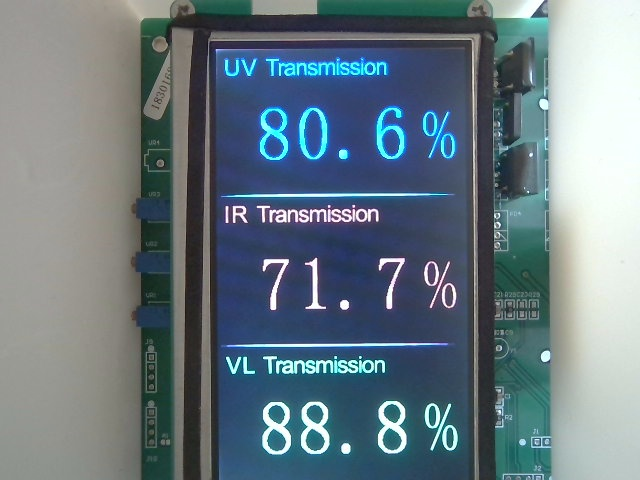
#> input picture PlatformDriver/Drive/Control/OCR_Algorithm/IMGS/Test1.jpg, 640 x 480 px, found by its file name; its folder holds only this picture in this run
$ python Checker_Images.py
#> lines starting #> are read from the running program, lines starting #| are printed output that depends on the picture; after the words box and inside, x2 and y2 are one past the last pixel; in counts of white or black regions, pixels touching at a corner belong together
### PlatformDriver/Searching_root.py
import os


def get_root_address():
    current_dir_path = os.path.dirname(os.path.abspath(__file__))
    current_dir_path = os.path.dirname(current_dir_path)
    current_dir_path = os.path.dirname(current_dir_path)
    return current_dir_path


class Searching_root:
    def __init__(self):
        self.name = get_root_address()

    def print_root(self):
        return self.name


# [2 lines that do not run on import are left out]

### PlatformDriver/Drive/Control/OCR_Algorithm/Checker_Images.py
import time
import cv2
import pytesseract
import openpyxl
import re

from PlatformDriver.Searching_root import Searching_root


def create_workBook(name):
    wb_b = openpyxl.Workbook()
    file = wb_b.active
    file.title = name
    file.append(['Number', 'UV Transmission', 'IR Transmission', 'VL Transmission', 'Time Usage', 'Threshold'])
    return wb_b, file


class Quick_OCR_Test:
    def __init__(self, num):
        self.num = num

    def Test_beign(self):
        wb, sheet = create_workBook("Testing")
        done = False
        root = Searching_root().print_root()
        # Tesseract-OCR path
        pytesseract.pytesseract.tesseract_cmd = pytesseract.pytesseract.tesseract_cmd = r"" + root + "\Platform_G1\PlatformDriver\Drive\Control\OCR_Algorithm\Tesseract-OCR\\tesseract.exe"
        index = 0
        for i in range(1, self.num + 1):
            index = index + 1
            # Image open
            img = cv2.imread(
                root + '/Platform_G1/PlatformDriver/Drive/Control/OCR_Algorithm/IMGS/Test' + str(i) + '.jpg')
#> img is the input picture: shape (480, 640, 3); mean B, G, R 130.5, 121.5, 105.1
            img = img[80:610, 250:470]
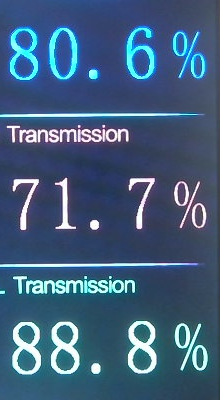
#> img: shape (400, 220, 3); mean B, G, R 124.7, 94, 65.4

            # Resizing for scan
            img = cv2.resize(img, None, fx=0.645, fy=0.645)
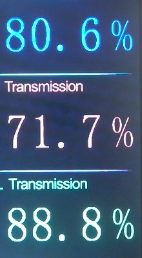
#> img: shape (258, 142, 3); mean B, G, R 124.5, 93.9, 65.2
            # threshold method for dividing the clearer color block
            tn = 0
            ti = 110
            threshold = 0
            start = time.perf_counter()
            print(i)

            while True:
                ret, r1 = cv2.threshold(img, ti + tn, 255, cv2.THRESH_BINARY)
                rz = cv2.cvtColor(r1, cv2.COLOR_BGR2GRAY)
                rez, rr = cv2.threshold(rz, 127, 255, cv2.THRESH_BINARY)

                # extract the text from image
                text = pytesseract.image_to_string(rr)
                text = text.replace(" ", "")
                text = text.replace(",", ".")

                testchar = 0

                # make a cell to hold the data
                a = re.findall(r'\d+\.?\d*', text)
                if len(a) == 3:
                    for n in range(3):
                        if a[n].find("100") != -1:
                            a[n] = '100'
                        if len(a[n]) > 4:
                            a[n] = a[n][0:4]
                        a[n] = str(round(float(a[n]), 1))
                    for line in text.splitlines():
                        b = re.findall(r'\d+', line)
                        if len(b) != 0:
                            if float(b[0]) > 100:
                                testchar = 1
                            else:
                                if line.find("%") != -1:
                                    for c in line:
                                        if c.isalpha():
                                            testchar = 1
                                    if (line.find(".") == -1) & (line.find("100") == -1):  # & (line.find("100") == -1)
                                        testchar = 1
                                else:
                                    if line.find("100") == -1:
                                        testchar = 1
                        else:
                            if line.find("%") != -1:
                                testchar = 1
                    if testchar == 0:
                        # print it out for checking
                        # print(text + "\n")
                        threshold = tn + ti
                        print("threshold value is " + str(tn + ti))
                        break
                    else:
                        tn += 1
                else:
                    tn += 1
                if (ti + tn) >= 255:
                    break
#> this loop made 1 pass
#> ret on pass 1: 110
#> pass 1, in Test_beign, `ret, r1 = cv2.threshold(img, ti + tn, 255, cv2.THRESH_BINARY)`:
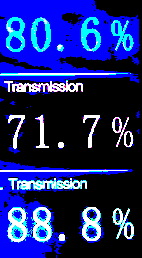
#> r1: shape (258, 142, 3); mean B, G, R 117, 38.3, 23.7
#> pass 1, in Test_beign, `rz = cv2.cvtColor(r1, cv2.COLOR_BGR2GRAY)`:
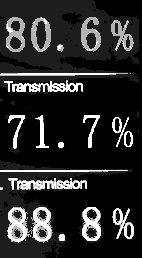
#> rz: shape (258, 142); min 0, max 255, mean 42.9
#> pass 1, in Test_beign, `rez, rr = cv2.threshold(rz, 127, 255, cv2.THRESH_BINARY)`:
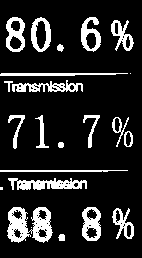
#> rr: shape (258, 142); 15% white; 23 white regions (3 under 20 px), largest, box (x1, y1, x2, y2) and area: (7, 207, 53, 243) 991, (8, 178, 87, 190) 578, (12, 80, 83, 92) 431
#> after the loop, tn = 0
            a.insert(0, index)
            end = time.perf_counter()
            timing = round(end - start, 2)
            a.append(timing)
            a.append(threshold)
            print(a)
            sheet.append(a)
            print("time consuming : {:.2f}s".format(end - start))
            wb.save(root + '/Platform_G1/PlatformDriver/Drive/Control/OCR_Algorithm/Result/Testing.xlsx')
            done = True
        return done


if __name__ == "__main__":
    Quick_OCR_Test(1).Test_beign()
#> (the call stopped at in Test_beign, `text = pytesseract.image_to_string(rr)`: pytesseract is not available in this run)
